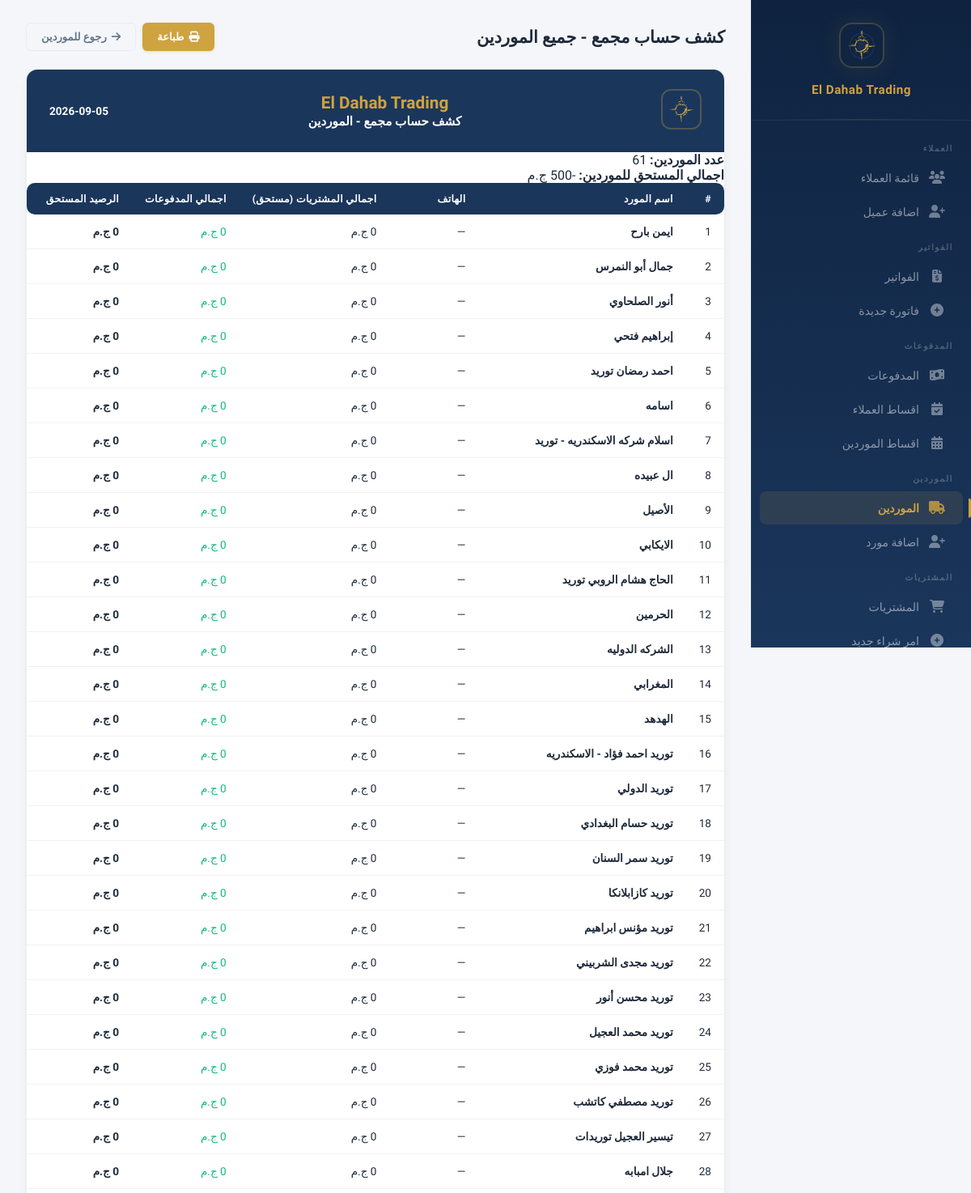
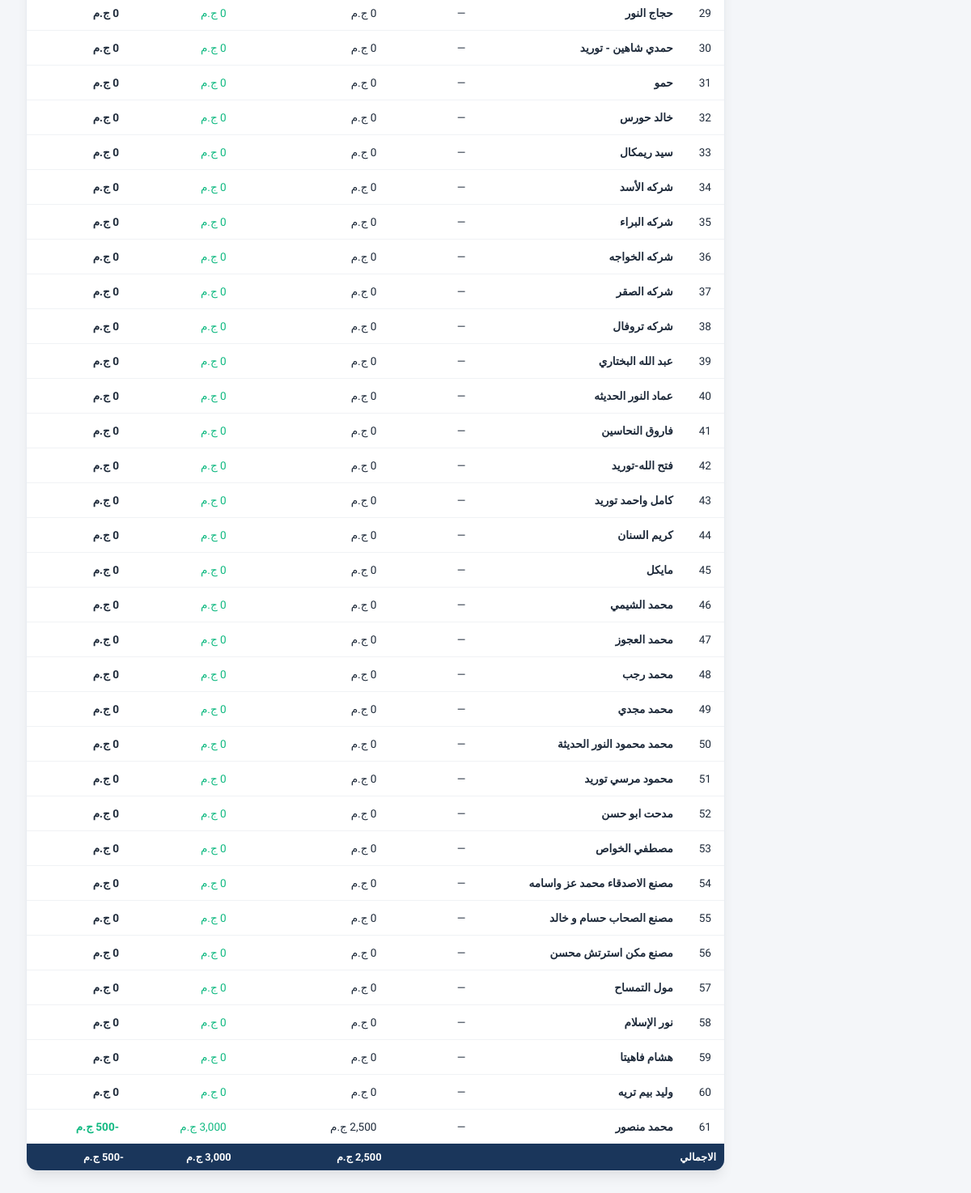
The page /reports/suppliers-statement (signed in) on the database its author committed (2 pictures, top to bottom).
### models.py (models this page shows, shortened)
class User(db.Model):
    __tablename__ = 'users'
    id = db.Column(db.Integer, primary_key=True)
    username = db.Column(db.String(80), unique=True, nullable=False)
    password_hash = db.Column(db.String(256), nullable=False)
    full_name = db.Column(db.String(200))
    is_admin = db.Column(db.Boolean, default=False)
    is_active = db.Column(db.Boolean, default=True)
    created_at = db.Column(db.DateTime, default=datetime.utcnow)
    last_login = db.Column(db.DateTime)
    permissions = db.relationship('UserPermission', backref='user', lazy=True, cascade='all, delete-orphan')
    def has_permission(self, page):
        if self.is_admin:
            return True
        return any(p.page == page for p in self.permissions)

class Supplier(db.Model):
    __tablename__ = 'suppliers'
    id = db.Column(db.Integer, primary_key=True)
    name = db.Column(db.String(200), nullable=False)
    phone = db.Column(db.String(50))
    address = db.Column(db.Text)
    notes = db.Column(db.Text)
    created_at = db.Column(db.DateTime, default=datetime.utcnow)
    purchases = db.relationship('Purchase', backref='supplier', lazy=True)
    payments = db.relationship('SupplierPayment', backref='supplier', lazy=True)
    returns = db.relationship('SupplierReturn', backref='supplier', lazy=True)
    installment_plans = db.relationship('SupplierInstallmentPlan', backref='supplier', lazy=True)

### app.py (the view)
@app.route('/reports/suppliers-statement')
@login_required
def suppliers_statement_all():
    suppliers = Supplier.query.order_by(Supplier.name).all()
    rows = []
    for s in suppliers:
        entries = _supplier_statement_rows(s)
        debit = sum(e['debit'] for e in entries)
        credit = sum(e['credit'] for e in entries)
        rows.append({'supplier': s, 'debit': debit, 'credit': credit, 'balance': debit - credit})
    rows.sort(key=lambda r: r['balance'], reverse=True)
    return render_template('suppliers_statement_all.html', rows=rows,
        totals_debit=sum(r['debit'] for r in rows),
        totals_credit=sum(r['credit'] for r in rows),
        total_balance=sum(r['balance'] for r in rows),
        now=datetime.now())

### app.py (called while the page is built)
@app.context_processor
def inject_payment_methods():
    return {'PAYMENT_METHODS': PAYMENT_METHODS, 'parse_images': parse_images}

@app.before_request
def check_session_expiry():
    if 'user_id' in session and session.get('expires_at'):
        if datetime.utcnow().timestamp() > session['expires_at']:
            session.clear()
            flash('انتهت الجلسة، يرجى تسجيل الدخول مرة اخرى', 'warning')
            return redirect(url_for('login'))

@app.context_processor
def inject_user():
    if not hasattr(g, 'current_user'):
        g.current_user = db.session.get(User, session['user_id']) if 'user_id' in session else None
    return dict(current_user=g.current_user)

### templates/suppliers_statement_all.html (shortened to what this page needs)
{% extends "base.html" %}
{% block content %}
<div class="page-header no-print">
    <h1 style="font-size:1.3rem;font-weight:700;color:var(--text);">كشف حساب مجمع - جميع الموردين</h1>
    <div style="display:flex;gap:8px;">
        <button class="btn btn-gold" onclick="window.print();"><i class="fas fa-print"></i> طباعة</button>
        <a href="{{ url_for('suppliers_list') }}" class="btn btn-outline"><i class="fas fa-arrow-right"></i> رجوع للموردين</a>
    </div>
</div>
<div class="invoice-print">
    <div class="invoice-print-header compact-header">
        <div>
            <img src="{{ url_for('static', filename='logo.png') }}" alt="Logo" class="compact-logo">
        </div>
        <div style="text-align:center;">
            <div class="company-name">El Dahab Trading</div>
            <div style="font-size:0.95rem;font-weight:700;color:#fff;margin-top:2px;">كشف حساب مجمع - الموردين</div>
        </div>
        <div style="text-align:left;display:flex;flex-direction:column;align-items:flex-end;gap:4px;">
            <div style="font-size:0.85rem;font-weight:800;color:#fff;">{{ now.strftime('%Y-%m-%d') }}</div>
        </div>
    </div>
    <div class="compact-info">
        <div><strong>عدد الموردين:</strong> {{ rows|length }}</div>
        <div><strong>اجمالي المستحق للموردين:</strong> {{ "{:,.0f}".format(total_balance) }} ج.م</div>
    </div>
    <div class="invoice-items-area">
        <table class="compact-table statement-table">
            <thead>
                <tr>
                    <th style="width:40px;">#</th>
                    <th>اسم المورد</th>
                    <th style="width:110px;">الهاتف</th>
                    <th style="width:130px;">اجمالي المشتريات (مستحق)</th>
                    <th style="width:120px;">اجمالي المدفوعات</th>
                    <th style="width:130px;">الرصيد المستحق</th>
                </tr>
            </thead>
            <tbody>
                {% for r in rows %}
                <tr>
                    <td>{{ loop.index }}</td>
                    <td style="font-weight:600;">{{ r.supplier.name }}</td>
                    <td>{{ r.supplier.phone or '—' }}</td>
                    <td>{{ "{:,.0f}".format(r.debit) }} ج.م</td>
                    <td class="text-success">{{ "{:,.0f}".format(r.credit) }} ج.م</td>
                    <td style="font-weight:800;" class="{{ 'text-danger' if r.balance > 0 else ('text-success' if r.balance < 0 else '') }}">{{ "{:,.0f}".format(r.balance) }} ج.م</td>
                </tr>
                {% endfor %}
            </tbody>
            <tfoot>
                <tr class="statement-totals">
                    <td colspan="3">الاجمالي</td>
                    <td>{{ "{:,.0f}".format(totals_debit) }} ج.م</td>
                    <td>{{ "{:,.0f}".format(totals_credit) }} ج.م</td>
                    <td>{{ "{:,.0f}".format(total_balance) }} ج.م</td>
                </tr>
            </tfoot>
        </table>
    </div>
</div>
{% endblock %}

### static/css/style.css (style rules this page uses)
:root { --gold: #cfa340; --gold-light: #e8c96a; --gold-dark: #b8892e; --gold-glow: rgba(207, 163, 64, 0.15); --navy: #1a365b; --navy-light: #264a7a; --navy-dark: #0f2340; --bg: #f4f6f9; --card: #ffffff; --card-hover: #fafbfd; --border: #e8ecf1; --border-light: #f0f2f5; --text: #1e2a3a; --text-secondary: #64748b; --text-muted: #94a3b8; --success: #10b981; --success-bg: rgba(16, 185, 129, 0.08); --danger: #ef4444; --danger-bg: rgba(239, 68, 68, 0.08); --warning: #f59e0b; --warning-bg: rgba(245, 158, 11, 0.08); --info: #3b82f6; --info-bg: rgba(59, 130, 246, 0.08); --sidebar-w: 272px; --shadow-xs: 0 1px 2px rgba(0,0,0,0.04); --shadow-sm: 0 1px 3px rgba(0,0,0,0.06), 0 1px 2px rgba(0,0,0,0.04); --shadow-md: 0 4px 6px -1px rgba(0,0,0,0.07), 0 2px 4px -2px rgba(0,0,0,0.05); --shadow-lg: 0 10px 15px -3px rgba(0,0,0,0.08), 0 4px 6px -4px rgba(0,0,0,0.04); --shadow-xl: 0 20px 25px -5px rgba(0,0,0,0.08), 0 8px 10px -6px rgba(0,0,0,0.04); --shadow-card: 0 1px 3px rgba(0,0,0,0.04), 0 1px 2px rgba(0,0,0,0.03); --shadow-card-hover: 0 10px 40px rgba(0,0,0,0.08); --radius: 14px; --radius-sm: 10px; --radius-xs: 6px; --transition: all 0.2s cubic-bezier(0.4, 0, 0.2, 1); }
* { margin: 0; padding: 0; box-sizing: border-box; }
html { scroll-behavior: smooth; }
body { font-family: 'IBM Plex Sans Arabic', -apple-system, BlinkMacSystemFont, sans-serif; background: var(--bg); color: var(--text); direction: rtl; min-height: 100vh; -webkit-font-smoothing: antialiased; -moz-osx-font-smoothing: grayscale; }
table { width: 100%; border-collapse: collapse; }
table thead th { background: var(--navy); color: #fff; padding: 12px 16px; font-size: 0.78rem; font-weight: 600; text-align: right; white-space: nowrap; letter-spacing: 0.3px; text-transform: uppercase; }
table thead th:first-child { border-radius: 0 var(--radius-sm) var(--radius-sm) 0; }
table thead th:last-child { border-radius: var(--radius-sm) 0 0 var(--radius-sm); }
table tbody td { padding: 13px 16px; border-bottom: 1px solid var(--border-light); font-size: 0.85rem; color: var(--text); }
table tbody tr { transition: var(--transition); }
table tbody tr:last-child td { border-bottom: none; }
.btn { display: inline-flex; align-items: center; gap: 6px; padding: 9px 18px; border: none; border-radius: var(--radius-xs); font-family: inherit; font-weight: 600; font-size: 0.82rem; cursor: pointer; transition: var(--transition); text-decoration: none; white-space: nowrap; }
.btn-gold { background: var(--gold); color: #fff; box-shadow: 0 1px 3px rgba(207,163,64,0.3); }
.btn-outline { background: transparent; border: 1.5px solid var(--border); color: var(--text-secondary); }
.invoice-print { background: #fff; border: 1px solid var(--border); border-radius: var(--radius); overflow: hidden; box-shadow: var(--shadow-lg); }
.invoice-print-header { background: var(--navy); color: #fff; padding: 24px 28px; display: flex; justify-content: space-between; align-items: center; }
.invoice-print-header img { width: 50px; height: 50px; border-radius: 12px; border: 2px solid rgba(207,163,64,0.3); object-fit: cover; }
.invoice-print-header .company-name { font-size: 1.3rem; font-weight: 700; color: var(--gold); }
.page-header { display: flex; justify-content: space-between; align-items: center; margin-bottom: 22px; gap: 12px; }
.page-header h1 { margin: 0; }
.text-success { color: var(--success); }

### templates/suppliers_statement_all.html (style rules this page uses)
.statement-table tfoot td { background: var(--navy); color: #fff; font-weight: 800; padding: 9px 10px; font-size: 0.8rem; border-bottom: none; }

### rows shown on the page
User: supplier.name "ايمن بارح", supplier "—", debit "0", credit "0", balance "0", supplier.name "جمال أبو النمرس", supplier.name "أنور الصلحاوي", supplier.name "إبراهيم فتحي", supplier.name "احمد رمضان توريد", supplier.name "اسامه", supplier.name "اسلام شركه الاسكندريه - توريد", supplier.name "ال عبيده", supplier.name "الأصيل", supplier.name "الايكابي", supplier.name "الحاج هشام الروبي توريد", supplier.name "الحرمين", supplier.name "الشركه الدوليه", supplier.name "المغرابي", supplier.name "الهدهد", supplier.name "توريد احمد فؤاد - الاسكندريه", supplier.name "توريد الدولي", supplier.name "توريد حسام البغدادي", supplier.name "توريد سمر السنان", supplier.name "توريد كازابلانكا", supplier.name "توريد مؤنس ابراهيم", supplier.name "توريد مجدى الشربيني", supplier.name "توريد محسن أنور", supplier.name "توريد محمد العجيل", supplier.name "توريد محمد فوزي", supplier.name "توريد مصطفي كاتشب", supplier.name "تيسير العجيل توريدات", supplier.name "جلال امبابه", supplier.name "حجاج النور", supplier.name "حمدي شاهين - توريد", supplier.name "حمو", supplier.name "خالد حورس", supplier.name "سيد ريمكال", supplier.name "شركه الأسد", supplier.name "شركه البراء", supplier.name "شركه الخواجه", supplier.name "شركه الصقر", supplier.name "شركه تروفال", supplier.name "عبد الله البختاري", supplier.name "عماد النور الحديثه", supplier.name "فاروق النحاسين", supplier.name "فتح الله-توريد", supplier.name "كامل واحمد توريد", supplier.name "كريم السنان", supplier.name "مايكل", supplier.name "محمد الشيمي", supplier.name "محمد العجوز", supplier.name "محمد رجب", supplier.name "محمد مجدي", supplier.name "محمد محمود النور الحديثة", supplier.name "محمود مرسي توريد", supplier.name "مدحت ابو حسن", supplier.name "مصطفي الخواص", supplier.name "مصنع الاصدقاء محمد عز واسامه", supplier.name "مصنع الصحاب حسام و خالد", supplier.name "مصنع مكن استرتش محسن", supplier.name "مول التمساح", supplier.name "نور الإسلام", supplier.name "هشام فاهيتا", supplier.name "وليد بيم تريه"
Supplier: supplier.name "محمد منصور", supplier "—"

### other values the page prints
{{ rows|length }} "61"
{{ "{:,.0f}".format(total_balance) }} "-500"
{{ "{:,.0f}".format(r.debit) }} "2,500"
{{ "{:,.0f}".format(r.balance) }} "-500"
{{ "{:,.0f}".format(totals_debit) }} "2,500"
{{ "{:,.0f}".format(totals_credit) }} "3,000"
